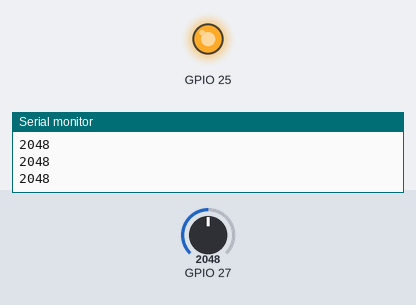
The sketch below on a simulated ESP32. On the bench: output pins drawn as LEDs (lit = HIGH), the last lines printed to the serial monitor. The inputs (shaded band) are chosen by the test bench; at power-on: GPIO 27 = 2048.

Above: at 1.2 s.
1.3 s: GPIO 27 set to 0
At 2.5 s:
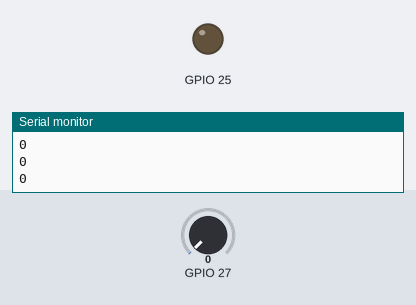
2.8 s: GPIO 27 set to 491
At 3.8 s:
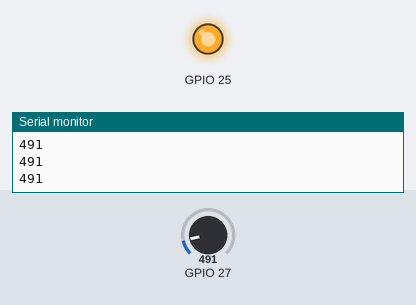
Timing chart, 0 to 5.8 s (numbered marks = the images above; inputs shaded):
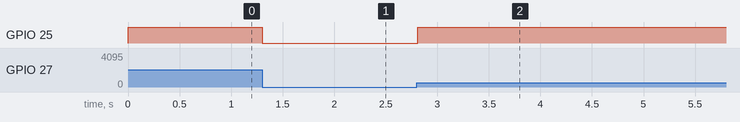

The sketch:

HW3-2.ino
```cpp
void setup() {
  // put your setup code here, to run once:
  Serial.begin(9600);
  ledcSetup(0,1000,8);
  ledcAttachPin(25,0);
}

void loop() {
  // put your main code here, to run repeatedly:
  Serial.println(analogRead(27));
  ledcWrite(0,analogRead(27));
  delay(100);
}
```

Measured:
- after the input at 1.3 s, GPIO 25: HIGH → LOW at once
- after the input at 2.8 s, GPIO 25: LOW → HIGH at once
